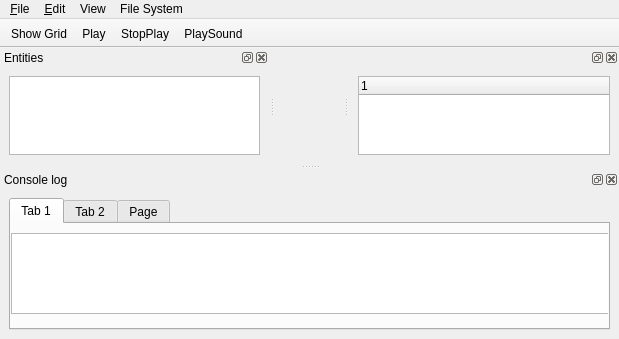
<?xml version="1.0" encoding="UTF-8"?>
<ui version="4.0">
 <class>MainWindow</class>
 <widget class="QMainWindow" name="MainWindow">
  <property name="geometry">
   <rect>
    <x>0</x>
    <y>0</y>
    <width>619</width>
    <height>339</height>
   </rect>
  </property>
  <property name="windowTitle">
   <string>MainWindow</string>
  </property>
  <widget class="QWidget" name="centralwidget">
   <property name="minimumSize">
    <size>
     <width>0</width>
     <height>0</height>
    </size>
   </property>
   <property name="maximumSize">
    <size>
     <width>16777215</width>
     <height>16777215</height>
    </size>
   </property>
   <layout class="QGridLayout" name="gridLayout">
    <item row="0" column="0">
     <layout class="QVBoxLayout" name="VulkanLayout">
      <property name="spacing">
       <number>6</number>
      </property>
      <property name="leftMargin">
       <number>25</number>
      </property>
      <property name="topMargin">
       <number>25</number>
      </property>
      <property name="rightMargin">
       <number>25</number>
      </property>
      <property name="bottomMargin">
       <number>25</number>
      </property>
     </layout>
    </item>
   </layout>
  </widget>
  <widget class="QMenuBar" name="menubar">
   <property name="geometry">
    <rect>
     <x>0</x>
     <y>0</y>
     <width>619</width>
     <height>17</height>
    </rect>
   </property>
   <widget class="QMenu" name="menuFile">
    <property name="title">
     <string>&amp;File</string>
    </property>
    <addaction name="action_Open"/>
    <addaction name="action_Quit"/>
   </widget>
   <widget class="QMenu" name="menuEdit">
    <property name="title">
     <string>&amp;Edit</string>
    </property>
    <addaction name="actionSomething"/>
   </widget>
   <widget class="QMenu" name="menuView">
    <property name="title">
     <string>View</string>
    </property>
    <addaction name="actionToogle_Console_Log"/>
   </widget>
   <widget class="QMenu" name="menuAdd_File">
    <property name="title">
     <string>File System</string>
    </property>
    <addaction name="actionAdd_FIle"/>
    <addaction name="actionDelete_File"/>
   </widget>
   <addaction name="menuFile"/>
   <addaction name="menuEdit"/>
   <addaction name="menuView"/>
   <addaction name="menuAdd_File"/>
  </widget>
  <widget class="QToolBar" name="toolBar">
   <property name="sizePolicy">
    <sizepolicy hsizetype="Preferred" vsizetype="Fixed">
     <horstretch>0</horstretch>
     <verstretch>0</verstretch>
    </sizepolicy>
   </property>
   <property name="minimumSize">
    <size>
     <width>0</width>
     <height>25</height>
    </size>
   </property>
   <property name="windowTitle">
    <string>toolBar</string>
   </property>
   <property name="movable">
    <bool>false</bool>
   </property>
   <property name="floatable">
    <bool>false</bool>
   </property>
   <attribute name="toolBarArea">
    <enum>TopToolBarArea</enum>
   </attribute>
   <attribute name="toolBarBreak">
    <bool>false</bool>
   </attribute>
   <addaction name="actionShow_Grid"/>
   <addaction name="actionPlay"/>
   <addaction name="actionStopPlay"/>
   <addaction name="actionPlaySound"/>
  </widget>
  <widget class="QDockWidget" name="ConsoleDock">
   <property name="windowTitle">
    <string>Console log</string>
   </property>
   <attribute name="dockWidgetArea">
    <number>8</number>
   </attribute>
   <widget class="QWidget" name="ConsoleDockContents">
    <property name="minimumSize">
     <size>
      <width>0</width>
      <height>150</height>
     </size>
    </property>
    <layout class="QVBoxLayout" name="verticalLayout">
     <item>
      <widget class="QTabWidget" name="tabWidget">
       <property name="currentIndex">
        <number>0</number>
       </property>
       <widget class="QWidget" name="tab_3">
        <property name="sizePolicy">
         <sizepolicy hsizetype="Preferred" vsizetype="Preferred">
          <horstretch>0</horstretch>
          <verstretch>0</verstretch>
         </sizepolicy>
        </property>
        <attribute name="title">
         <string>Tab 1</string>
        </attribute>
        <widget class="QTextEdit" name="consoleOutput">
         <property name="geometry">
          <rect>
           <x>0</x>
           <y>9</y>
           <width>621</width>
           <height>81</height>
          </rect>
         </property>
         <property name="sizePolicy">
          <sizepolicy hsizetype="Preferred" vsizetype="Preferred">
           <horstretch>0</horstretch>
           <verstretch>0</verstretch>
          </sizepolicy>
         </property>
         <property name="readOnly">
          <bool>true</bool>
         </property>
        </widget>
       </widget>
       <widget class="QWidget" name="tab_4">
        <property name="sizePolicy">
         <sizepolicy hsizetype="Preferred" vsizetype="Preferred">
          <horstretch>0</horstretch>
          <verstretch>0</verstretch>
         </sizepolicy>
        </property>
        <attribute name="title">
         <string>Tab 2</string>
        </attribute>
        <widget class="QTableWidget" name="tableWidget_filesData">
         <property name="geometry">
          <rect>
           <x>0</x>
           <y>1</y>
           <width>591</width>
           <height>201</height>
          </rect>
         </property>
         <property name="editTriggers">
          <set>QAbstractItemView::EditTrigger::NoEditTriggers</set>
         </property>
         <column>
          <property name="text">
           <string>File Name</string>
          </property>
         </column>
         <column>
          <property name="text">
           <string>File Path</string>
          </property>
         </column>
         <column>
          <property name="text">
           <string>File Size</string>
          </property>
         </column>
         <column>
          <property name="text">
           <string>Image</string>
          </property>
         </column>
        </widget>
       </widget>
       <widget class="QWidget" name="tab">
        <attribute name="title">
         <string>Page</string>
        </attribute>
        <widget class="QWidget" name="gridLayoutWidget">
         <property name="geometry">
          <rect>
           <x>0</x>
           <y>0</y>
           <width>591</width>
           <height>101</height>
          </rect>
         </property>
         <layout class="QGridLayout" name="grid_filesData"/>
        </widget>
       </widget>
      </widget>
     </item>
    </layout>
   </widget>
  </widget>
  <widget class="QDockWidget" name="InspectorDock">
   <attribute name="dockWidgetArea">
    <number>2</number>
   </attribute>
   <widget class="QWidget" name="InspectorDockContents">
    <layout class="QVBoxLayout" name="verticalLayout_3">
     <item>
      <widget class="QTreeWidget" name="InspectorTree">
       <column>
        <property name="text">
         <string notr="true">1</string>
        </property>
       </column>
      </widget>
     </item>
    </layout>
   </widget>
  </widget>
  <widget class="QDockWidget" name="EntitiesDock">
   <property name="minimumSize">
    <size>
     <width>100</width>
     <height>114</height>
    </size>
   </property>
   <property name="windowTitle">
    <string>Entities</string>
   </property>
   <attribute name="dockWidgetArea">
    <number>1</number>
   </attribute>
   <widget class="QWidget" name="EntitiesDockContents">
    <property name="minimumSize">
     <size>
      <width>100</width>
      <height>0</height>
     </size>
    </property>
    <layout class="QVBoxLayout" name="verticalLayout_2">
     <item>
      <widget class="QListWidget" name="EntitiesList">
       <property name="isWrapping" stdset="0">
        <bool>false</bool>
       </property>
       <property name="uniformItemSizes">
        <bool>false</bool>
       </property>
      </widget>
     </item>
    </layout>
   </widget>
  </widget>
  <action name="action_Open">
   <property name="text">
    <string>&amp;Open</string>
   </property>
   <property name="toolTip">
    <string>Open scene</string>
   </property>
  </action>
  <action name="action_Quit">
   <property name="text">
    <string>&amp;Quit</string>
   </property>
   <property name="toolTip">
    <string>Quit the application</string>
   </property>
  </action>
  <action name="actionSomething">
   <property name="text">
    <string>Something</string>
   </property>
  </action>
  <action name="actionShow_Grid">
   <property name="checkable">
    <bool>true</bool>
   </property>
   <property name="text">
    <string>Show Grid</string>
   </property>
   <property name="menuRole">
    <enum>QAction::MenuRole::NoRole</enum>
   </property>
  </action>
  <action name="actionToogle_Console_Log">
   <property name="checkable">
    <bool>true</bool>
   </property>
   <property name="checked">
    <bool>true</bool>
   </property>
   <property name="enabled">
    <bool>true</bool>
   </property>
   <property name="text">
    <string>Toogle Console Log</string>
   </property>
  </action>
  <action name="actionPlay">
   <property name="icon">
    <iconset theme="QIcon::ThemeIcon::MediaPlaybackStart"/>
   </property>
   <property name="text">
    <string>Play</string>
   </property>
   <property name="toolTip">
    <string>Start testing application</string>
   </property>
   <property name="menuRole">
    <enum>QAction::MenuRole::NoRole</enum>
   </property>
  </action>
  <action name="actionStopPlay">
   <property name="icon">
    <iconset theme="QIcon::ThemeIcon::MediaPlaybackStop"/>
   </property>
   <property name="text">
    <string>StopPlay</string>
   </property>
   <property name="toolTip">
    <string>Stop testing of application</string>
   </property>
   <property name="shortcut">
    <string>Esc</string>
   </property>
   <property name="menuRole">
    <enum>QAction::MenuRole::NoRole</enum>
   </property>
  </action>
  <action name="actionPlaySound">
   <property name="icon">
    <iconset theme="QIcon::ThemeIcon::AudioVolumeHigh"/>
   </property>
   <property name="text">
    <string>PlaySound</string>
   </property>
   <property name="menuRole">
    <enum>QAction::MenuRole::NoRole</enum>
   </property>
  </action>
  <action name="actionAdd_FIle">
   <property name="text">
    <string>Add File</string>
   </property>
  </action>
  <action name="actionDelete_File">
   <property name="text">
    <string>Delete File</string>
   </property>
  </action>
 </widget>
 <resources/>
 <connections/>
</ui>
